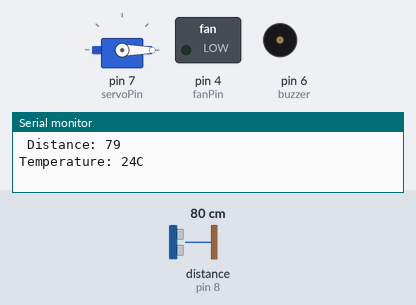
A sketch run on a simulated Arduino Uno, built with avr-gcc and run on an emulated ATmega328P. Shown: servo, switched loads named in the sketch (green lamp = pin HIGH), buzzer (waves = sounding), the last lines printed to the serial monitor. Wiring (inferred from the names in the program): ultrasonic range finder: trigger pin 9; echo pin 8. The inputs (shaded band) are chosen by the test bench; at power-on: distance to the obstacle (sensor on pin 8) 80 cm. The echo pulse lasts 58.3 µs per cm; pins used as bus, display or sensor lines are not drawn. At 1.7 s the program stops and its outputs stay as they are.

Above: at 0.6 s.
At 1.59 s:
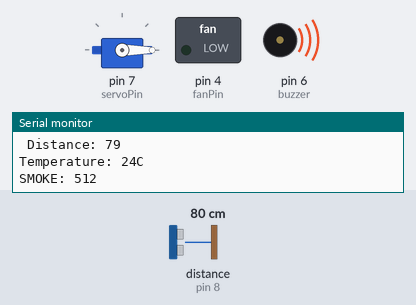
Timing chart, 0 to 3.1 s (numbered marks = the images above):
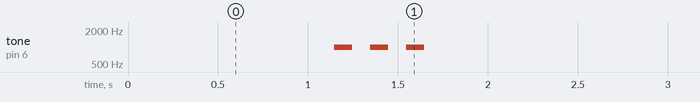

Measured:
- by itself, tone on pin 6 (buzzer): alternates 1000 Hz for 0.10 s and silent for 0.10 s, 6 changes in all, then stays silent

The sketch:

Smart_Poultry_Farm_Arduino_Code.ino
```cpp
#include <Servo.h>   //servo library


Servo servo;
int smoke = A2;
int fanPin = 4;
int pinTemp = A1;
int trigPin = 9;
int echoPin = 8;
int servoPin = 7;
int led1= 10;
int led2= 11;
long duration, dist, average;
long aver[3];   //array for average
int buzzer = 6;
int buzzer1 = 5;


void setup() {
    Serial.begin(9600);
    pinMode(smoke, INPUT);
    servo.attach(servoPin);
    pinMode(fanPin,OUTPUT);
    pinMode(trigPin, OUTPUT);
    pinMode(echoPin, INPUT);

    servo.write(0);         //close cap on power on
    delay(100);
    servo.detach();
    pinMode(buzzer, OUTPUT); // Set buzzer - pin 9 as an output
}

void measure()
{
digitalWrite(led1,HIGH);
digitalWrite(trigPin, LOW);
delayMicroseconds(5);
digitalWrite(trigPin, HIGH);
delayMicroseconds(15);
digitalWrite(trigPin, LOW);
pinMode(echoPin, INPUT);
duration = pulseIn(echoPin, HIGH);
dist = (duration/2) / 29.1;    //obtain distance
}
void loop() {
  for (int i=0;i<=2;i++) {   //average distance
    measure();
   aver[i]=dist;
    delay(10);              //delay between measurements
  }
 Serial.print(" Distance: ");
 Serial.print(dist);
 dist=(aver[0]+aver[1]+aver[2])/3;
 Serial. print('\n');


  int temp= analogRead(pinTemp);    //Read the digital pin
  temp = temp * 0.48828125;   // convert output (mv) to readable celcius
  Serial.print("Temperature: ");
  Serial.print(temp);
  Serial.println("C");  //print the temperature status
  delay(1000);
  Serial. print('\n');


  smoke =analogRead(smoke);
  Serial.print("SMOKE: ");
  Serial.print(smoke);
  Serial. print('\n');


    if(dist<250)
   { int j;
      for(j=0; j=10000; j++)
      {
      tone(buzzer, 1000);
      delay(100);
      noTone(buzzer);
      delay(100);
      }}


if ( temp<25 )
{
//Change distance as per your need
  digitalWrite(led2,HIGH);
  tone(buzzer1, 1000); // Send 1KHz sound signal...
  delay(1000);        // ...for 1 sec
  noTone(buzzer1);     // Stop sound...
  delay(1000);        // ...for 1sec
  servo.attach(servoPin);
  delay(1);
  servo.write(90);
  delay(3000);

 servo.detach();

}
  else
    digitalWrite(fanPin, LOW);


  if(temp>78)
  {
    digitalWrite(fanPin,HIGH);
  }
   else
   {
    digitalWrite(fanPin,LOW);
   }
       if(smoke>1000)
   { int j;
      for(j=0; j=10000; j++)
      {
      tone(buzzer, 100);
      delay(100);
      noTone(buzzer);
      delay(100);
      }}

Serial.print(dist);
}
```
